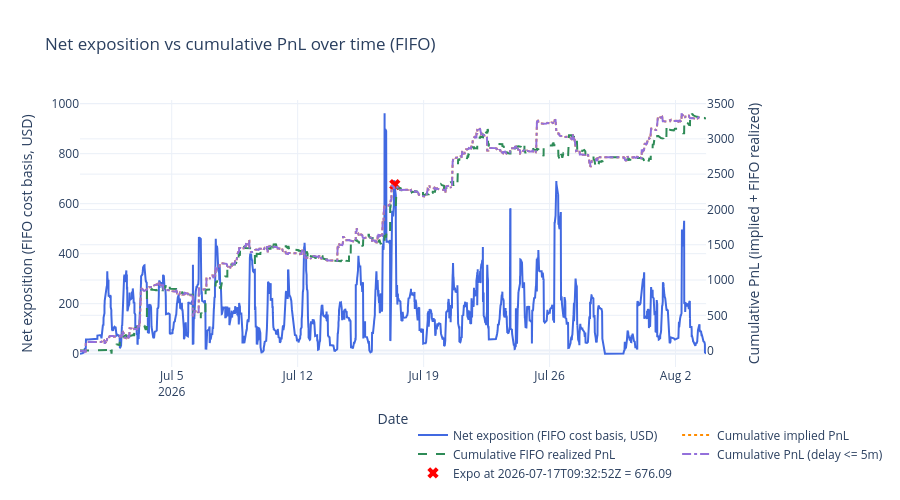

This figure's notebook cell:
### Code cell
# Net exposition over time using FIFO cost basis, with resolution resets at lastTradeAt

# Optional: filter to specific contracts for investigation
# Set to None to compute over all contracts (default).
# Examples:
CONTRACT_FILTER = None # {'0xd86a816093fcd0a0e1ca440bc5ce199bd3c5a8d6139e044b076958164f8c5423'} 
FAST_DELAY_S = 300
TARGET_TS = "2026-07-17T09:32:52Z"

# Load summaries for resolution proxy
with open(BACKTEST_DIR / "summaries.json") as f:
    _summaries = pd.DataFrame(json.load(f))
_summaries['lastTradeAt'] = pd.to_datetime(_summaries['lastTradeAt'], format='mixed', utc=True)
_resolved_at = dict(zip(_summaries['conditionId'], _summaries['lastTradeAt']))

# Derive settlement price per (condition_id, token_id) from implied_pnl
# A single condition can have Yes/No tokens with opposite settlements (0 vs 1)
_settlement = {}
for (_cid, _tid), _fg in wallet_all.groupby(['condition_id', 'token_id']):
    _r = _fg.iloc[0]
    _s = _r['implied_pnl'] / _r['fill_quantity'] + _r['order_price'] if _r['order_side'] == 'BUY' else _r['order_price'] - _r['implied_pnl'] / _r['fill_quantity']
    _settlement[(_cid, _tid)] = round(_s)

# Per-contract FIFO exposure at each fill timestamp
expo_parts = []
for cid, grp in wallet_all.sort_values('dt').groupby('condition_id'):
    if CONTRACT_FILTER is not None and cid not in CONTRACT_FILTER:
        continue
    grp = grp.sort_values('dt')
    long_q = []
    short_q = []
    realized_pnl = 0.0
    buy_vol_acc = 0.0
    sell_vol_acc = 0.0
    rows = []
    for _, row in grp.iterrows():
        qty = row['fill_quantity']
        price = row['order_price']
        if row['order_side'] == 'BUY':
            buy_vol_acc += qty * price
            remaining = qty
            while remaining > 0 and short_q:
                avail, p, _tid_sq = short_q[0]
                match = min(remaining, avail)
                realized_pnl += match * (p - price)
                remaining -= match
                if match == avail:
                    short_q.pop(0)
                else:
                    short_q[0] = (avail - match, p, _tid_sq)
            if remaining > 0:
                long_q.append((remaining, price, row['token_id']))
        else:
            sell_vol_acc += qty * price
            remaining = qty
            while remaining > 0 and long_q:
                avail, p, _tid_lq = long_q[0]
                match = min(remaining, avail)
                realized_pnl += match * (price - p)
                remaining -= match
                if match == avail:
                    long_q.pop(0)
                else:
                    long_q[0] = (avail - match, p, _tid_lq)
            if remaining > 0:
                short_q.append((remaining, price, row['token_id']))

        exposure = sum(q * p for q, p, _ in long_q) + sum(q * p for q, p, _ in short_q)
        if exposure < 0:
            exposure = 0.0
        if cid in _resolved_at and row['dt'] >= _resolved_at[cid]:
            exposure = 0.0
        rows.append({'condition_id': cid, 'dt': row['dt'], 'exposition': exposure, 'cum_realized_pnl': realized_pnl})

    expo_parts.append(pd.DataFrame(rows))

    # Settle remaining position at resolution and reset exposition to 0
    if cid in _resolved_at:
        for q, p, tid in long_q:
            realized_pnl += q * (_settlement.get((cid, tid), 0.0) - p)
        for q, p, tid in short_q:
            realized_pnl += q * (p - _settlement.get((cid, tid), 0.0))
        expo_parts.append(pd.DataFrame([{'condition_id': cid, 'dt': _resolved_at[cid], 'exposition': 0.0, 'cum_realized_pnl': realized_pnl}]))

expo_all = pd.concat(expo_parts, ignore_index=True) if expo_parts else pd.DataFrame(
    columns=['condition_id', 'dt', 'exposition']
)

# Per-contract validation breakdown
if not expo_all.empty:
    _last_per_cid = expo_all.groupby('condition_id')['exposition'].last().reset_index()
    _last_per_cid.columns = ['condition_id', 'exposition']
    _active = _last_per_cid[_last_per_cid['exposition'] > 0].sort_values('exposition', ascending=False)
    print(f"=== Per-contract exposition breakdown{" (filtered)" if CONTRACT_FILTER is not None else ""} ===")
    print(_active.to_string(index=False))
    print(f"\nContracts with exposition > 0: {len(_active)}")
    print(f"Sum of per-contract exposition: {_active['exposition'].sum():.2f}")

# Aggregate across all contracts at each timestamp
# Forward-fill each contract's exposition then sum across contracts
# Each contract's exposition persists until its next fill or resolution
_expo_sorted = expo_all.sort_values(['condition_id', 'dt'])
_expo_sorted['_delta'] = _expo_sorted.groupby('condition_id')['exposition'].diff()
_first_idx = _expo_sorted.groupby('condition_id').head(1).index
_expo_sorted.loc[_first_idx, '_delta'] = _expo_sorted.loc[_first_idx, 'exposition']
ts = _expo_sorted.groupby('dt', as_index=False)['_delta'].sum().sort_values('dt')
ts['exposition'] = ts['_delta'].cumsum()
ts = ts.drop(columns=['_delta'])

# Aggregate FIFO realized PnL across contracts (same diff/cumsum pattern)
_expo_sorted['_rpnl_delta'] = _expo_sorted.groupby('condition_id')['cum_realized_pnl'].diff()
_expo_sorted.loc[_first_idx, '_rpnl_delta'] = _expo_sorted.loc[_first_idx, 'cum_realized_pnl']
_rpnl_ts = _expo_sorted.groupby('dt', as_index=False)['_rpnl_delta'].sum().sort_values('dt')
_rpnl_ts['cum_realized_pnl'] = _rpnl_ts['_rpnl_delta'].cumsum()
_rpnl_ts = _rpnl_ts.drop(columns=['_rpnl_delta'])
ts = ts.merge(_rpnl_ts[['dt', 'cum_realized_pnl']], on='dt', how='outer').sort_values('dt')
ts['exposition'] = ts['exposition'].ffill().fillna(0.0)
ts['cum_realized_pnl'] = ts['cum_realized_pnl'].ffill().fillna(0.0)

if not ts.empty:
    print(f"Aggregate exposition (from ts sum): {ts['exposition'].iloc[-1]:.2f}")
    print(f"Aggregate FIFO realized PnL: {ts['cum_realized_pnl'].iloc[-1]:.2f}")

# Cumulative PnL on secondary axis for comparison
_pnl_df = wallet_all if CONTRACT_FILTER is None else wallet_all[wallet_all['condition_id'].isin(CONTRACT_FILTER)]
pnl_ts = _pnl_df.groupby('dt', as_index=False)['implied_pnl'].sum().sort_values('dt')
pnl_ts['cum_pnl'] = pnl_ts['implied_pnl'].cumsum()

# Cumulative PnL for fills with <= 10 min delay
_fast_pnl_df = _pnl_df[_pnl_df['delay_s'] <= FAST_DELAY_S]
fast_pnl_ts = _fast_pnl_df.groupby('dt', as_index=False)['implied_pnl'].sum().sort_values('dt')
fast_pnl_ts['cum_pnl_fast'] = fast_pnl_ts['implied_pnl'].cumsum()

# Compute exact snapshot exposure at TARGET_TS for marker overlay
cutoff = pd.Timestamp(TARGET_TS, tz='UTC')
snap_df = wallet_all[wallet_all['dt'] <= cutoff].copy()
expo_parts_snap = []
for cid, grp in snap_df.sort_values('dt').groupby('condition_id'):
    if CONTRACT_FILTER is not None and cid not in CONTRACT_FILTER:
        continue
    if cid in _resolved_at and _resolved_at[cid] <= cutoff:
        continue
    long_q = []
    short_q = []
    realized_pnl = 0.0
    buy_vol = 0.0
    sell_vol = 0.0
    for _, row in grp.iterrows():
        qty = row['fill_quantity']
        price = row['order_price']
        if row['order_side'] == 'BUY':
            buy_vol += qty * price
            remaining = qty
            while remaining > 0 and short_q:
                avail, p, _tid_sq = short_q[0]
                match = min(remaining, avail)
                realized_pnl += match * (price - p)
                remaining -= match
                if match == avail:
                    short_q.pop(0)
                else:
                    short_q[0] = (avail - match, p, _tid_sq)
            if remaining > 0:
                long_q.append((remaining, price, row['token_id']))
        else:
            sell_vol += qty * price
            remaining = qty
            while remaining > 0 and long_q:
                avail, p, _tid_lq = long_q[0]
                match = min(remaining, avail)
                realized_pnl += match * (p - price)
                remaining -= match
                if match == avail:
                    long_q.pop(0)
                else:
                    long_q[0] = (avail - match, p, _tid_lq)
            if remaining > 0:
                short_q.append((remaining, price, row['token_id']))
    exposure = sum(q * p for q, p, _ in long_q) + sum(q * p for q, p, _ in short_q)
    if exposure < 0:
        exposure = 0.0
    expo_parts_snap.append(exposure)
snap = sum(expo_parts_snap)
ts = pd.concat([ts, pd.DataFrame([{'dt': cutoff, 'exposition': snap}])], ignore_index=True).sort_values('dt').drop_duplicates('dt')
ts['cum_realized_pnl'] = ts['cum_realized_pnl'].ffill().fillna(0.0)

# Clip to the fills period (extend end to include resolution timestamps)
fill_start = wallet_all['dt'].min()
fill_end = max(wallet_all['dt'].max(), max(_resolved_at.values()))
ts = ts[(ts['dt'] >= fill_start) & (ts['dt'] <= fill_end)]
pnl_ts = pnl_ts[(pnl_ts['dt'] >= fill_start) & (pnl_ts['dt'] <= fill_end)]
fast_pnl_ts = fast_pnl_ts[(fast_pnl_ts['dt'] >= fill_start) & (fast_pnl_ts['dt'] <= fill_end)]

fig_ntl = make_subplots(specs=[[{'secondary_y': True}]])

fig_ntl.add_trace(go.Scatter(
    x=ts['dt'], y=ts['exposition'],
    mode='lines', name='Net exposition (FIFO cost basis, USD)',
    line=dict(color='royalblue', width=2),
), secondary_y=False)

fig_ntl.add_trace(go.Scatter(
    x=pnl_ts['dt'], y=pnl_ts['cum_pnl'],
    mode='lines', name='Cumulative implied PnL',
    line=dict(color='darkorange', width=2, dash='dot'),
), secondary_y=True)

fig_ntl.add_trace(go.Scatter(
    x=ts['dt'], y=ts['cum_realized_pnl'],
    mode='lines', name='Cumulative FIFO realized PnL',
    line=dict(color='seagreen', width=2, dash='dash'),
), secondary_y=True)

fig_ntl.add_trace(go.Scatter(
    x=fast_pnl_ts['dt'], y=fast_pnl_ts['cum_pnl_fast'],
    mode='lines', name=f'Cumulative PnL (delay <= {FAST_DELAY_S // 60}m)',
    line=dict(color='mediumpurple', width=2, dash='dashdot'),
), secondary_y=True)

fig_ntl.add_trace(go.Scatter(
    x=[cutoff], y=[snap],
    mode='markers', name=f'Expo at {TARGET_TS} = {snap:.2f}',
    marker=dict(color='red', size=10, symbol='x'),
), secondary_y=False)

fig_ntl.update_layout(
    title='Net exposition vs cumulative PnL over time (FIFO)',
    template='plotly_white', height=500,
    legend=dict(x=0.5, y=-0.2, orientation='h'),
)
fig_ntl.update_xaxes(title='Date')
fig_ntl.update_yaxes(title='Net exposition (FIFO cost basis, USD)', secondary_y=False)
fig_ntl.update_yaxes(title='Cumulative PnL (implied + FIFO realized)', secondary_y=True)
fig_ntl.show()

### Figure 1 — Plotly figure (JSON) as saved in the notebook; plotly's stock layout.template omitted (floating-point values rounded to 4 significant figures; data arrays with more than 128 entries replaced by an {"elided": "..."} marker saying what was removed)
{"data": [{"line": {"color": "royalblue", "width": 2}, "mode": "lines", "name": "Net exposition (FIFO cost basis, USD)", "type": "scatter", "x": {"elided": "5945 str values"}, "xaxis": "x", "y": {"elided": "5945 float values"}, "yaxis": "y"}, {"line": {"color": "darkorange", "dash": "dot", "width": 2}, "mode": "lines", "name": "Cumulative implied PnL", "type": "scatter", "x": {"elided": "4651 str values"}, "xaxis": "x", "y": {"elided": "4651 float values"}, "yaxis": "y2"}, {"line": {"color": "seagreen", "dash": "dash", "width": 2}, "mode": "lines", "name": "Cumulative FIFO realized PnL", "type": "scatter", "x": {"elided": "5945 str values"}, "xaxis": "x", "y": {"elided": "5945 float values"}, "yaxis": "y2"}, {"line": {"color": "mediumpurple", "dash": "dashdot", "width": 2}, "mode": "lines", "name": "Cumulative PnL (delay <= 5m)", "type": "scatter", "x": {"elided": "4651 str values"}, "xaxis": "x", "y": {"elided": "4651 float values"}, "yaxis": "y2"}, {"marker": {"color": "red", "size": 10, "symbol": "x"}, "mode": "markers", "name": "Expo at 2026-07-17T09:32:52Z = 676.09", "type": "scatter", "x": ["2026-07-17T09:32:52+00:00"], "xaxis": "x", "y": [676.1], "yaxis": "y"}], "layout": {"height": 500, "legend": {"orientation": "h", "x": 0.5, "y": -0.2}, "title": {"text": "Net exposition vs cumulative PnL over time (FIFO)"}, "xaxis": {"anchor": "y", "domain": [0, 0.94], "title": {"text": "Date"}}, "yaxis": {"anchor": "x", "domain": [0, 1], "title": {"text": "Net exposition (FIFO cost basis, USD)"}}, "yaxis2": {"anchor": "x", "overlaying": "y", "side": "right", "title": {"text": "Cumulative PnL (implied + FIFO realized)"}}}}
